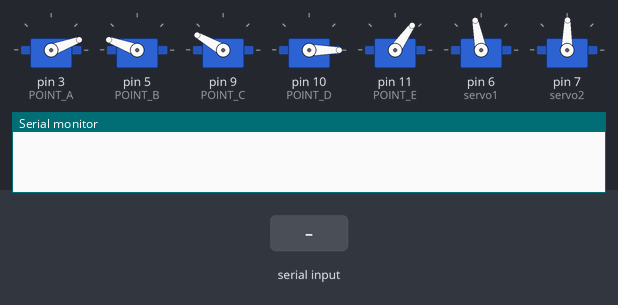
A sketch run on a simulated Arduino Uno, built with avr-gcc and run on an emulated ATmega328P. On the bench: 7 × servo, the last lines printed to the serial monitor. Inputs (shaded band) come from the test bench.

Above: at 1.2 s.
1.3 s: "F" received over Serial
At 1.42 s:
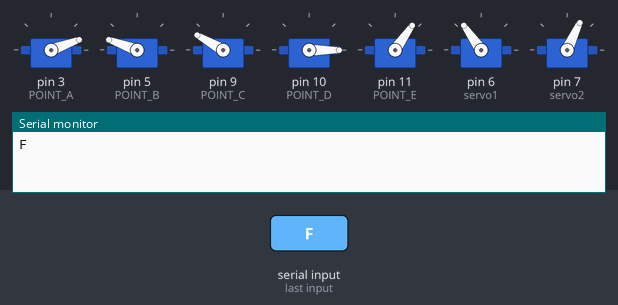
3.0 s: "B" received over Serial
At 3.12 s:
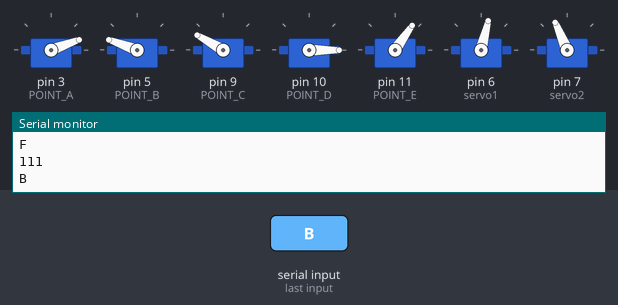
4.7 s: "L" received over Serial
At 4.77 s:
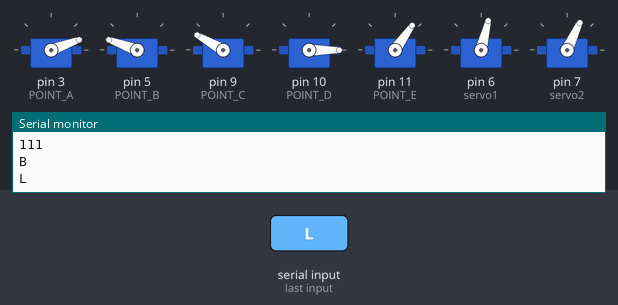
6.3 s: "R" received over Serial
At 6.37 s:
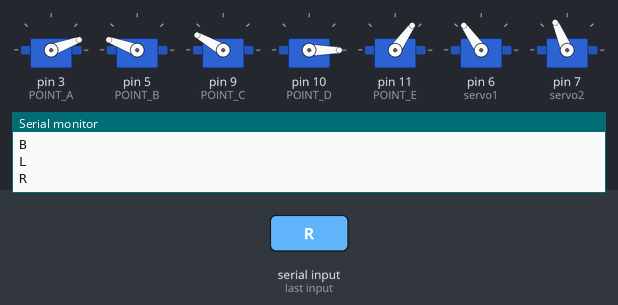
7.9 s: "G" received over Serial
At 8.9 s:
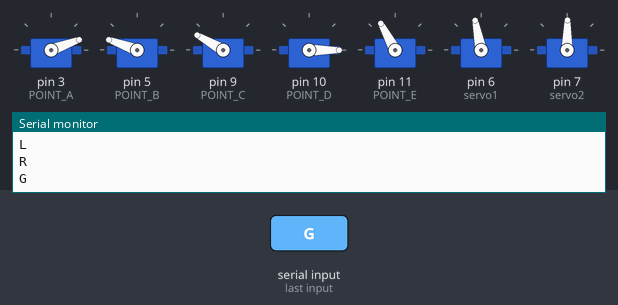
9.4 s: "F" received over Serial
At 9.52 s:
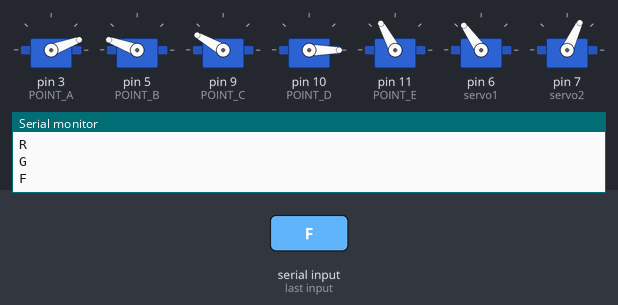
Timing chart, 0 to 12.1 s (numbered marks = the images above; inputs shaded):
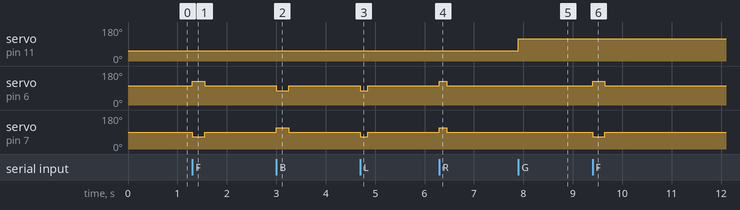

Measured:
- after the input at 1.3 s, servo on pin 6 (servo1): 101° → 125° at once, → 101° 0.25 s later; servo on pin 7 (servo2): 89° → 65° at once, → 89° 0.25 s later
- after the input at 3.0 s, servo on pin 6 (servo1): 101° → 76° at once, → 101° 0.25 s later; servo on pin 7 (servo2): 89° → 113° at once, → 89° 0.25 s later
- after the input at 4.7 s, servo on pin 6 (servo1): 101° → 76° at once, → 101° 0.15 s later; servo on pin 7 (servo2): 89° → 65° at once, → 89° 0.15 s later
- after the input at 6.3 s, servo on pin 6 (servo1): 101° → 125° at once, → 101° 0.15 s later; servo on pin 7 (servo2): 89° → 113° at once, → 89° 0.15 s later
- after the input at 7.9 s, servo on pin 11 (POINT_E): 55° → 118° at once
- after the input at 9.4 s, servo on pin 6 (servo1): 101° → 125° at once, → 101° 0.25 s later; servo on pin 7 (servo2): 89° → 65° at once, → 89° 0.25 s later

The sketch:

arduino.ino
```cpp
#include <Servo.h>

//  初始化机械臂参数  单位为度数
#define    Move_A      20
#define    Move_B      160

#define    Move_C      150
#define    Move_D      0
#define    Move_E      55

//      到达地面参数    单位为度数
#define    Move_A_Down      40
#define    Move_B_Down      160

#define    Move_C_Down      5
#define    Move_D_Down      50  //38
#define    Move_E_Down      55

Servo servo1;  // 创建Servo对象来控制第一个伺服舵机
Servo servo2;  // 创建Servo对象来控制第二个伺服舵机

Servo POINT_A;
Servo POINT_B;
Servo POINT_C;
Servo POINT_D;
Servo POINT_E;

int angle = 0;

void setup() {
  Serial.begin(115200); // 使用默认的串口引脚进行通信

  //机械臂初始化
  POINT_A.attach(3, 500, 2500);
  POINT_B.attach(5, 500, 2500);
  POINT_C.attach(9, 500, 2500);
  POINT_D.attach(10, 500, 2500);
  POINT_E.attach(11, 500, 2500);

  // POINT_A.attach(3);
  // POINT_B.attach(5);
  // POINT_C.attach(9);
  // POINT_D.attach(10);
  // POINT_E.attach(11);

  servo1.attach(6); // 左轮 6
  servo2.attach(7); // 右轮 7


  //Serial.println("1111111111111111");
  // 设置初始停止状态
  stop();
  Init_Hand();

}

void loop() {
  // Serial.println("hello");
  if (Serial.available() > 0) {
    char cmd = Serial.read();
    Serial.println(cmd);
    switch (cmd) {
      case 'F':
        moveForward();
        Serial.println("111");
        break;
      case 'B':
        moveBack();
        break;
      case 'L':
        moveLeft();
        break;
      case 'R':
        moveRight();
        break;

      //放下机械臂
      case 'D':
        Down();
        break;
      //抓取物块
      case 'G':
        Hand_Getting();
        break;

      //松开
      case 'O':
        Hand_NoGetting();
        break;

      //抬起来
      case 'U':
        Up();
        break;

    }
  }
}

void StandardSpeed(int a, int b) {
  servo1.writeMicroseconds(1580 + a * 10); // 1865 数值增大为前进，数值减小为后退
  servo2.writeMicroseconds(1460 - b * 10); // 785 数值减小为前进，数值增大为后退
}

void moveForward() {
  StandardSpeed(25, 25);
  delay(250); // 维持该状态一段时间
  stop();
}

void moveBack() {
  StandardSpeed(-25, -25);
  delay(250); // 维持该状态一段时间
  stop();
}

void moveLeft() {
  StandardSpeed(-25, 25);
  delay(150); // 维持该状态一段时间
  stop();
}

void moveRight() {
  StandardSpeed(25, -25);
  delay(150); // 维持该状态一段时间
  stop();
}

void stop() {
  // 调整为停止的脉冲宽度
  servo1.writeMicroseconds(1585); // 设置servo1到停止位置   1580往大的调就是往前，反之
  servo2.writeMicroseconds(1460);  // 设置servo2到停止位置  1460

  // servo1.writeMicroseconds(1700); // 设置servo1到停止位置   1580往大的调就是往前，反之
  // servo2.writeMicroseconds(1300);  // 设置servo2到停止位置  1460
}

void Init_Hand()
{
  POINT_A.write(Move_A);
  POINT_B.write(Move_B);
  POINT_C.write(Move_C);
  POINT_D.write(Move_D);
  POINT_E.write(Move_E);
}

void Down()
{
  POINT_A.write(Move_A);
  POINT_B.write(Move_B);
  InputAngle(Move_C,Move_C_Down,POINT_C);
  delay(500);
  InputAngle(Move_D,Move_D_Down,POINT_D);
  // POINT_D.write(Move_D);
}

void Up()
{
  POINT_A.write(Move_A);
  POINT_B.write(Move_B);
  InputAngle(Move_D_Down,Move_D,POINT_D);
  delay(500);
  InputAngle(Move_C_Down,Move_C,POINT_C);
  delay(1000);
}

void Hand_Getting()
{
  POINT_E.write(118);
}

void Hand_NoGetting()
{
  POINT_E.write(55);
}


void InputAngle(int set,int tar,class Servo ONE)
{
  //增大角度
  if(set < tar)
  {
    for (angle = set; angle <= tar; angle++)
    {
    ONE.write(angle);
    delay(15);
    }
  }

  //减小角度
  if(set > tar)
  {
    for (angle = set; angle >= tar; angle--)
    {
    ONE.write(angle);
    delay(15);
    }
  }
}
```
